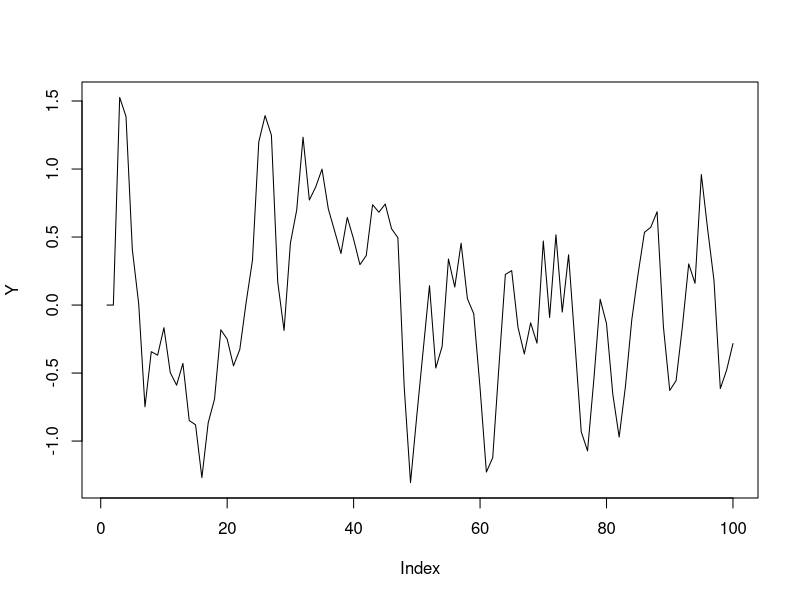

This chart was generated by the following R code:
# homework #1: problem 4.d
# parameters:
#     sigma=1 is the standard deviation of {e[t]}
#     mu is the mean of {e[t]}
#     Y[t] := (et + e[t-1]+...+e[t-k+1])/k
#     n is size of time series
#     l is the lag dependency
sigma <- 1
n <- 100
mu <- 0
e <- rnorm(n, mean=mu,sd=sigma)
l <- 3
Y <- vector(length=n)

# first l {Y[t]} are zero
for (i in 1:l)
{
    Y[i]=0
}

for (i in l:n)
{
    Y[i]=sum(e[(i-l+1):i])/l
}

pdf(file="plot4_d.pdf")
plot(Y,type="l")